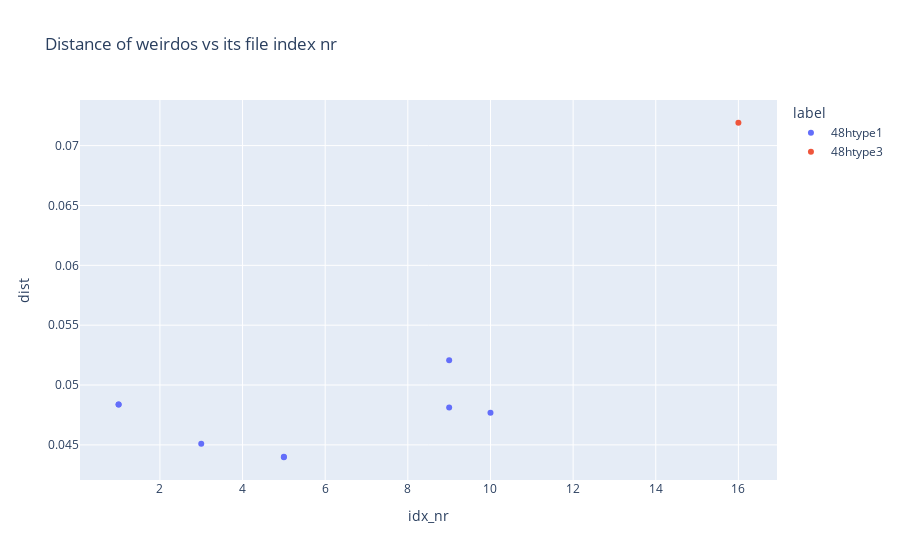

The cell this chart's notebook holds for it:
### Code cell
fig = px.scatter(df, 
                x = 'idx_nr', 
                y = 'dist',
                # mode = "markers"
                color = 'label',
                title = 'Distance of weirdos vs its file index nr'
                )

fig.show(config={'scrollZoom': True})

### Figure 1 — Plotly figure (JSON) as saved in the notebook; plotly's stock layout.template omitted (floating-point values rounded to 4 significant figures)
{"data": [{"hovertemplate": "label=48htype1<br>idx_nr=%{x}<br>dist=%{y}<extra></extra>", "legendgroup": "48htype1", "marker": {"color": "#636efa", "symbol": "circle"}, "mode": "markers", "name": "48htype1", "orientation": "v", "showlegend": true, "type": "scatter", "x": [1, 1, 3, 5, 5, 9, 9, 10], "xaxis": "x", "y": [0.04838, 0.04838, 0.0451, 0.04397, 0.044, 0.04813, 0.05206, 0.04769], "yaxis": "y"}, {"hovertemplate": "label=48htype3<br>idx_nr=%{x}<br>dist=%{y}<extra></extra>", "legendgroup": "48htype3", "marker": {"color": "#EF553B", "symbol": "circle"}, "mode": "markers", "name": "48htype3", "orientation": "v", "showlegend": true, "type": "scatter", "x": [16], "xaxis": "x", "y": [0.07191], "yaxis": "y"}], "layout": {"legend": {"title": {"text": "label"}, "tracegroupgap": 0}, "title": {"text": "Distance of weirdos vs its file index nr"}, "xaxis": {"anchor": "y", "domain": [0, 1], "title": {"text": "idx_nr"}}, "yaxis": {"anchor": "x", "domain": [0, 1], "title": {"text": "dist"}}}}
